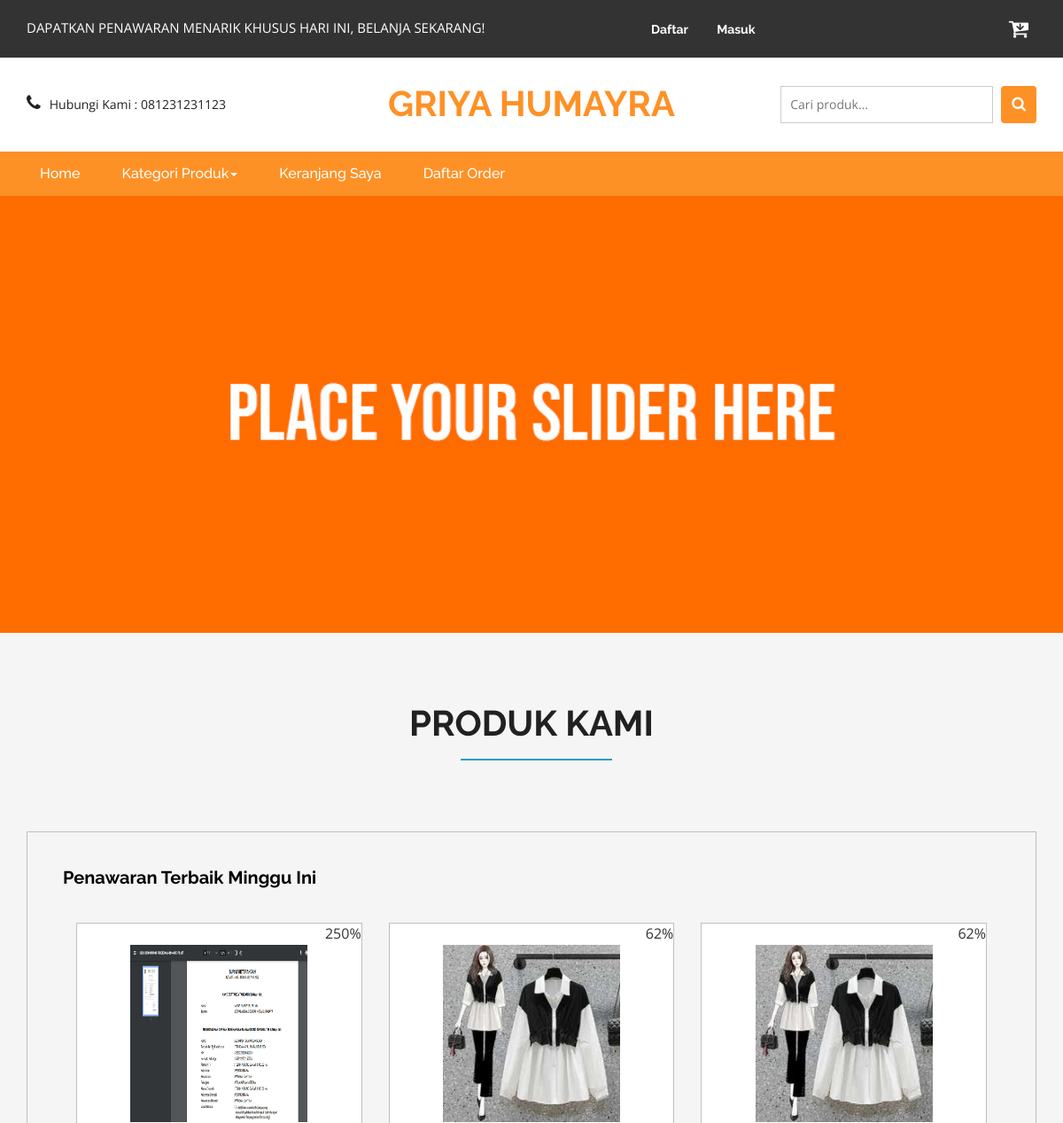
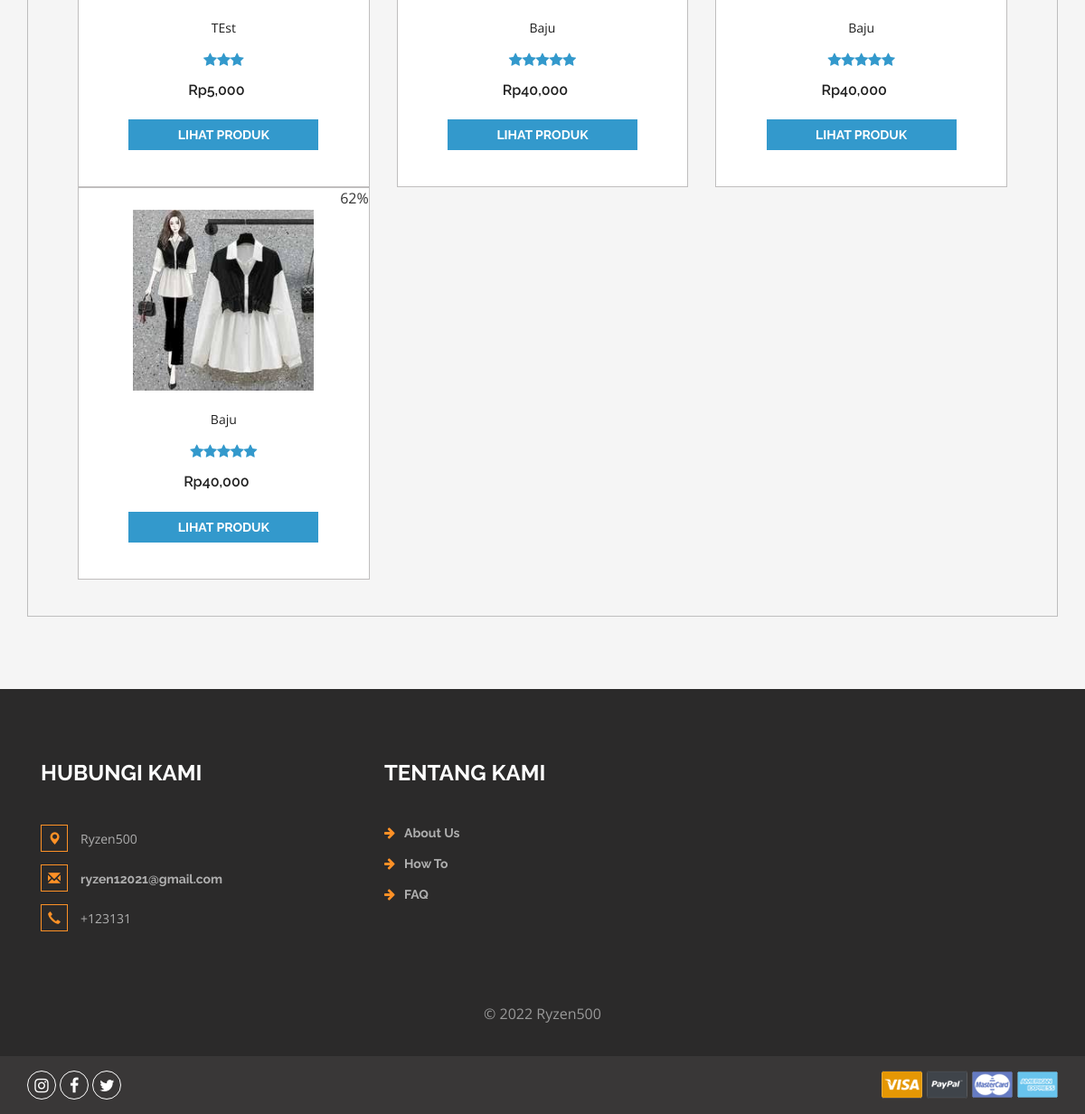
The page / on the database its author committed (2 pictures, top to bottom).
### tables this page shows
CREATE TABLE `produk` (
  `idproduk` int(11) NOT NULL,
  `idkategori` int(11) NOT NULL,
  `namaproduk` varchar(30) NOT NULL,
  `gambar` varchar(100) NOT NULL,
  `deskripsi` varchar(200) NOT NULL,
  `rate` int(11) NOT NULL,
  `hargabefore` int(11) NOT NULL,
  `hargaafter` int(11) NOT NULL,
  `tgldibuat` timestamp NOT NULL DEFAULT current_timestamp()
);

### index.php (the view, shortened to what this page needs)
<?php
include 'dbconnect.php';
?>
<!DOCTYPE html>
<html>
<head>
<link href="css/bootstrap.css" rel="stylesheet" type="text/css" media="all" />
<link href="css/style.css" rel="stylesheet" type="text/css" media="all" />
<link href="css/font-awesome.css" rel="stylesheet">
</head>
<body>
	<div class="agileits_header">
		<div class="container">
			<div class="w3l_offers">
				<p>DAPATKAN PENAWARAN MENARIK KHUSUS HARI INI, BELANJA SEKARANG!</p>
			</div>
			<div class="agile-login">
				<ul>
				<?php
				if(!isset($_SESSION['log'])){
					echo '
					<li><a href="registered.php"> Daftar</a></li>
					<li><a href="login.php">Masuk</a></li>
					';
				}
				?>
				</ul>
			</div>
			<div class="product_list_header">
					<a href="cart.php"><button class="w3view-cart" type="submit" name="submit" value=""><i class="fa fa-cart-arrow-down" aria-hidden="true"></i></button>
					 </a>
			</div>
			<div class="clearfix"> </div>
		</div>
	</div>
	<div class="logo_products">
		<div class="container">
		<div class="w3ls_logo_products_left1">
				<ul class="phone_email">
					<li><i class="fa fa-phone" aria-hidden="true"></i>Hubungi Kami : 081231231123</li>
				</ul>
			</div>
			<div class="w3ls_logo_products_left">
				<h1><a href="index.php">Griya Humayra</a></h1>
			</div>
		<div class="w3l_search">
			<form action="search.php" method="post">
				<input type="search" name="Search" placeholder="Cari produk...">
				<button type="submit" class="btn btn-default search" aria-label="Left Align">
					<i class="fa fa-search" aria-hidden="true"> </i>
				</button>
			</form>
		</div>
			<div class="clearfix"> </div>
		</div>
	</div>
	<div class="navigation-agileits">
		<div class="container">
			<nav class="navbar navbar-default">
							<div class="collapse navbar-collapse" id="bs-megadropdown-tabs">
								<ul class="nav navbar-nav">
									<li class="active"><a href="index.php" class="act">Home</a></li>
									<li class="dropdown">
										<a href="#" class="dropdown-toggle" data-toggle="dropdown">Kategori Produk<b class="caret"></b></a>
									</li>
									<li><a href="cart.php">Keranjang Saya</a></li>
									<li><a href="daftarorder.php">Daftar Order</a></li>
								</ul>
							</div>
							</nav>
			</div>
		</div>
		<ul id="demo1">
			<li>
				<img src="images/slide1.jpg" alt="" />
			</li>
		</ul>
	<div class="top-brands">
		<div class="container">
		<h2>Produk Kami</h2>
			<div class="grid_3 grid_5">
				<div class="bs-example bs-example-tabs" role="tabpanel" data-example-id="togglable-tabs">
					<div id="myTabContent" class="tab-content">
						<div role="tabpanel" class="tab-pane fade in active" id="expeditions" aria-labelledby="expeditions-tab">
							<div class="agile-tp">
								<h5>Penawaran Terbaik Minggu Ini
								</h5>
								</div>
							<div class="agile_top_brands_grids">
							<?php
											$brgs=mysqli_query($conn,"SELECT * from produk order by idproduk ASC");
											while($p=mysqli_fetch_array($brgs)){
												?>
								<div class="col-md-4 top_brand_left">
									<div class="hover14 column">
										<div class="agile_top_brand_left_grid">
											<div class="agile_top_brand_left_grid_pos">
												<span><?php echo number_format($p['hargaafter']/$p['hargabefore']*100)?>%</span>
											</div>
											<div class="agile_top_brand_left_grid1">
												<figure>
													<div class="snipcart-item block" >
														<div class="snipcart-thumb">
															<a href="product.php?idproduk=<?php echo $p['idproduk'] ?>"><img title=" " alt=" " src="<?php echo $p['gambar']?>" width="200px" height="200px" /></a>
															<p><?php echo $p['namaproduk'] ?></p>
															<div class="stars">
															<?php
															$rate = $p['rate'];
															for($n=1;$n<=$rate;$n++){
																echo '<i class="fa fa-star blue-star" aria-hidden="true"></i>';
															};
															?>
															</div>
															<h4>Rp<?php echo number_format($p['hargaafter']) ?> <span><?php// echo number_format($p['hargabefore'])?></span></h4>
														</div>
														<div class="snipcart-details top_brand_home_details">
																<fieldset>
																	<a href="product.php?idproduk=<?php echo $p['idproduk'] ?>"><input type="submit" class="button" value="Lihat Produk" /></a>
																</fieldset>
														</div>
													</div>
												</figure>
											</div>
										</div>
									</div>
								</div>
								<?php
											}
								?>
								<div class="clearfix"> </div>
							</div>
						</div>
					</div>
				</div>
			</div>
		</div>
	</div>
<div class="footer">
<div class="container">
			<div class="w3_footer_grids">
				<div class="col-md-4 w3_footer_grid">
					<h3>Hubungi Kami</h3>
					<ul class="address">
						<li><i class="glyphicon glyphicon-map-marker" aria-hidden="true"></i>Ryzen500</li>
						<li><i class="glyphicon glyphicon-envelope" aria-hidden="true"></i><a href="#">ryzen12021@gmail.com</a></li>
						<li><i class="glyphicon glyphicon-earphone" aria-hidden="true"></i>+123131</li>
					</ul>
				</div>
				<div class="col-md-3 w3_footer_grid">
					<h3>Tentang Kami</h3>
					<ul class="info">
						<li><i class="fa fa-arrow-right" aria-hidden="true"></i><a href="#">About Us</a></li>
						<li><i class="fa fa-arrow-right" aria-hidden="true"></i><a href="#">How To</a></li>
						<li><i class="fa fa-arrow-right" aria-hidden="true"></i><a href="#">FAQ</a></li>
					</ul>
				</div>
				<div class="clearfix"> </div>
			</div>
		</div>
		<div class="footer-copy">
			<div class="container">
				<p>© <?php echo date('Y');?> Ryzen500</p>
			</div>
		</div>
	</div>
	<div class="footer-botm">
			<div class="container">
				<div class="w3layouts-foot">
					<ul>
						<li><a href="#" class="w3_agile_instagram"><i class="fa fa-instagram" aria-hidden="true"></i></a></li>
						<li><a href="#" class="w3_agile_facebook"><i class="fa fa-facebook" aria-hidden="true"></i></a></li>
						<li><a href="#" class="agile_twitter"><i class="fa fa-twitter" aria-hidden="true"></i></a></li>
					</ul>
				</div>
				<div class="payment-w3ls">
					<img src="images/card.png" alt=" " class="img-responsive">
				</div>
				<div class="clearfix"> </div>
			</div>
		</div>
<link href="css/skdslider.css" rel="stylesheet">
</body>
</html>

### css/skdslider.css (style rules this page uses)
.skdslider ul.slides { margin:0; padding:0; list-style-type:none; }
.skdslider ul.slides li { display: none; }
.skdslider ul.slides li img { width: 100%; border:0; }

### rows shown on the page
produk: $p['hargaafter']/$p['hargabefore']*100 "250", gambar (picture), namaproduk "TEst", rate 3 (drawn), hargaafter "5,000"
produk: $p['hargaafter']/$p['hargabefore']*100 "62", gambar (picture), namaproduk "Baju", rate 5 (drawn), hargaafter "40,000"
produk: $p['hargaafter']/$p['hargabefore']*100 "62", gambar (picture), namaproduk "Baju", rate 5 (drawn), hargaafter "40,000"
produk: $p['hargaafter']/$p['hargabefore']*100 "62", gambar (picture), namaproduk "Baju", rate 5 (drawn), hargaafter "40,000"
